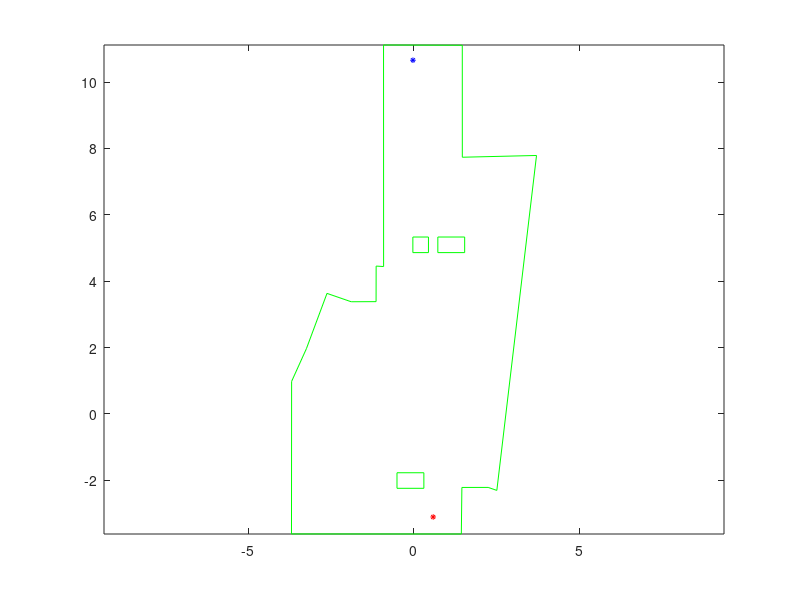

Here is the MATLAB script that generated this plot: (Note: this script raises an error after producing the figure.)
function hw4()

    global coordinates
    global dimension
    global n_total_vertices
    global start_point
    global goal_point
    global E_obstacles
    global figHandle
    global wall
    
    E_obstacles = [];
    n_total_vertices = 0;
    fileID = fopen('hw4_world_and_obstacles_convex_copy.txt','r');
    formatSpec = '%f';
    coor_list = fscanf(fileID,formatSpec);
    N = coor_list(1)-1;
    idx = 2;
    dimension = zeros(1, N)
    coordinates = zeros(20, 2*N);
    
    % store wall vertices somewhere else
    wall = [] 
    m = coor_list(idx);
    idx = idx + 1;
    for i = 1:m
        wall = [wall; [coor_list(idx), coor_list(idx+1)]];
        idx = idx + 2;
    end
    
    for n = 1:N
        m = coor_list(idx);
        dimension(n) = m;
        for i = 1:m
            idx = idx + 1;
            coordinates(i, 1 + (n-1)*2) = coor_list(idx);
            
            idx = idx + 1;
            coordinates(i, 2 * n) = coor_list(idx);
            
            n_total_vertices = n_total_vertices + 1;
        end
        idx = idx + 1;
    end
    
    % plot
    figHandle = figure;
    
    % wall
    x = wall(:, 1);
    y = wall(:, 2);
    plot(x,y,'g');
    hold on;
    plot([wall(end, 1), wall(1, 1)], [wall(end, 2), wall(1, 2)], 'g');
    hold on;
    
    % obstacles
    for i = 1:N
        x = coordinates(1:dimension(i), 2*i-1);
        y = coordinates(1:dimension(i), 2*i);
        plot(x,y,'g');
        hold on;
        plot([x(end), x(1)], [y(end), y(1)], 'g');
        hold on;
    end
    
    % start, goal
    fileID = fopen('hw4_start_goal.txt','r');
    formatSpec = '%f';
    start_end = fscanf(fileID,formatSpec);
    start_point = [start_end(1), start_end(2)];
    goal_point = [start_end(3), start_end(4)];
    plot(start_point(1), start_point(2), '*', 'MarkerEdgeColor','r', 'MarkerSize', 4);
    hold on;
    plot(goal_point(1), goal_point(2), '*', 'MarkerEdgeColor','b', 'MarkerSize', 4);
    axis equal;
    
    build_vgraph();
    
end

function build_vgraph()
    global coordinates
    global dimension
    global complete_vertex_list
    global n_total_vertices
    global E_map
    global V_graph
    global start_point
    global goal_point
    global E_obstacles
    global figHandle
    global wall
     
    N = size(dimension);
    complete_vertex_list = [];
    
    E_map = zeros(n_total_vertices + 2 + size(wall, 1), n_total_vertices + 2, size(wall, 1));
    
    idx = 1;
    for i = 1:N(2)
        d = dimension(i);
        complete_vertex_list = [complete_vertex_list; coordinates(1:d, 2*i-1:2*i)];
            
        for j = 1:d
            
            if j > 1
                E_map(idx, idx - 1) = 1;
                E_map(idx - 1, idx) = 1;
                E_obstacles = [E_obstacles; [idx, idx - 1]];
            end
            idx = idx + 1;
        end
        E_map(idx - 1, idx - d) = 1;
        E_map(idx - d, idx - 1) = 1;
        E_obstacles = [E_obstacles; [idx - 1, idx - d]];
    end
    
    % put in start and goal points
    complete_vertex_list = [complete_vertex_list; start_point; goal_point];
    idx = idx + 2;
    
    % put back wall vertices
    d = size(wall, 1);
    for i = 1:d
        complete_vertex_list = [complete_vertex_list; wall(i, :)];
        if i > 1
            E_map(idx, idx - 1) = 1;
            E_map(idx - 1, idx) = 1;
            E_obstacles = [E_obstacles; [idx, idx - 1]];
        end
        idx = idx + 1;       
    end
    E_map(idx - 1, idx - d) = 1;
    E_map(idx - d, idx - 1) = 1;
    E_obstacles = [E_obstacles; [idx - 1, idx - d]];
    
    
    
%     figure;
%     imagesc(E_map);
    
    V_graph = zeros(n_total_vertices + 2, n_total_vertices + 2);
    
    % if edge(i, j) doesn't intersect with obstacles, add edge(i, j) to
    % v_graph
    figure(figHandle);
    t = 0;
    for i = 1 : n_total_vertices + 2
       for j = i + 1 : n_total_vertices + 2
           if E_map(i, j) == 1
               continue;
           end
           add = true;
           for k = 1:size(E_obstacles, 1)
               point1 = complete_vertex_list(E_obstacles(k, 1), :);
               point2 = complete_vertex_list(E_obstacles(k, 2), :);
               % has intersection
               if isIntersect([point1; point2], ...
                       [complete_vertex_list(i, :);...
                        complete_vertex_list(j, :)]) == true
                  add = false;
                  break;
               end              
           end
           if add
               V_graph(i, j) = 1;
               V_graph(j, i) = 1;
               t = t + 1
               plot([complete_vertex_list(i, 1), complete_vertex_list(j, 1)],...
                   [complete_vertex_list(i, 2), complete_vertex_list(j, 2)],...
                   'b');
               hold on;
           end
           
       end
    end
    
    % plot V graph
%     figure(figHandle);
%     for i = 1 : n_total_vertices + 2
%        for j = i + 1 : n_total_vertices + 2
%            if V_graph(i, j) == 1
%                plot([complete_vertex_list(i, 1), complete_vertex_list(j, 1)],...
%                    [complete_vertex_list(i, 2), complete_vertex_list(j, 2)],...
%                    'b');
%            end
%        end
%     end
    
    
end